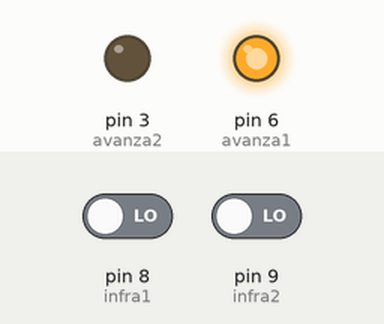
Bench run of a sketch on a simulated Arduino Uno, built with avr-gcc and run on an emulated ATmega328P. Parts: output pins drawn as LEDs (lit = HIGH). The test bench sets the inputs (shaded band); at power-on: pin 8 (infra1) LOW, pin 9 (infra2) LOW.

Above: at 1.2 s.
1.3 s: pin 8 (infra1) driven HIGH
At 1.7 s:
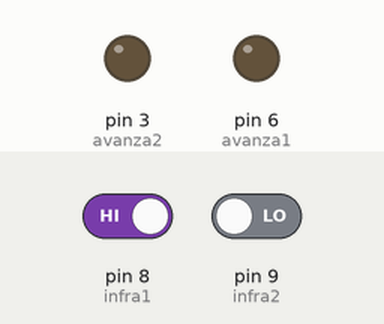
2.8 s: pin 8 (infra1) driven LOW
At 4.1 s:
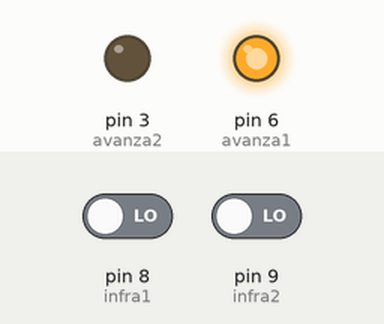
Timing chart, 0 to 5.8 s (numbered marks = the images above; inputs shaded):
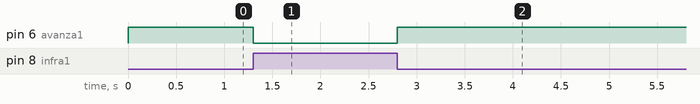

The sketch:

LabHunter.ino
```cpp
#include <StackArray.h>

/**
 * L: left
 * R: right
 * S: straight
 * B: return
 */
StackArray <char> movements;
const char LEFT = 'L';
const char STRAIGHT = 'S';
const char RIGHT = 'R';
const char RETURN = 'B';

int avanza1 = 6;
int avanza2 = 3;
int infra1 = 8;
int infra2 = 9;
int valorInfra = 1;


void setup() {
  pinMode(avanza1, OUTPUT);
  pinMode(avanza2, OUTPUT);
  pinMode(infra1, INPUT);
  pinMode(infra2, INPUT);
}

void loop() {

  if(existSavedRoad()){

    deleteSavedRoad();
  }else{
    //While we have not reached the goal
    while(!detectGoal()){

      while((!detectIntersection()) || (!detectEndOfRoad())){
        //Move the robot
        move();
      }

      if(detectIntersection()){

        //First Movement
        if(!movements.isEmpty()){
          if(existLeftRoad()){
            movements.push(LEFT);
            moveLeft();
          }else if(existStraightRoad()){
            movements.push(STRAIGHT);
            moveStraight();
          }else if(existRightRoad()){
            movements.push(RIGHT);
            moveRight();
          }else{
             Serial.print ("This Lab doesn't have solution.");
             break;
          }

        //Other Movement
        }else{
          /*
           * If the last movement is return, the robot needs to choose
           * a new way based on the movement before return
           */
          if(peek(movements) == RETURN){
            movements.pop();
            char lastMovement = movements.pop();

            /*
             * If the last movement was left, the robot has three options:
             * 1. Go Straight (Robot will turn to the left)
             * 2. Go to the right (Robot will continue Straight)
             * 3. Return (Robot will turn to the right=
             */
            if(lastMovement == LEFT){
              //Option 1
              if(existStraightRoad()){
                movements.push(STRAIGHT);
                //For the new perspective of the robot, it needs to move to the LEFT
                moveLeft();

              //Option 2
              }else if(existRightRoad()){
                movements.push(RIGHT);
                //For the new perspective of the robot, it needs to move to STRAIGHT
                moveStraight();

              //Option 3
              }else{
                movements.push(RETURN);
                turningAround();
              }

            /*
             * If the last movement was STRAIGHT, the robot has two options:
             * 1. Go to the RIGHT (Robot will turn to the LEFT)
             * 2. RETURN (Robot will continue in the same direcction)
             */
            }else if(lastMovement == STRAIGHT){
              //Option 1
              if(existRightRoad()){
                movements.push(RIGHT);
                //For the new perspective of the robot, it needs to move to the left
                moveLeft();

              //Option 2
              }else{
                movements.push(RETURN);
                //For the new perspective of the robot, it needs to move to the left
                moveLeft();
              }

            /*
             * If the lastMovement was RIGTH, the Robot only has one Opetion
             * 1. RETURN (The robot will tur to the left)
             */
            }else{
              movements.push(RETURN);
              turningAround();
            }

          /*
           * The Robot need exploring the Lab
           */
          }else{
            if(existLeftRoad()){
              movements.push(LEFT);
              moveLeft();
            }else if(existStraightRoad()){
              movements.push(STRAIGHT);
              moveStraight();
            }else if(existRightRoad()){
              movements.push(RIGHT);
              moveRight();

            //The robot need RETURN
            }else{
               movements.push(RETURN);
               turningAround();
            }
          }

        }

      }else if(detectEndOfRoad()){
        movements.push(RETURN);
        turningAround();
      }
    }

    setSavedRoad(movements);
  }
}

char peek(StackArray <char> stack){
  char lastValue = stack.pop();
  stack.push(lastValue);
  return lastValue;
}

void move(){
  if(valorInfra = '1'){
    valorInfra = digitalRead(infra1);
    valorInfra = !valorInfra;
    digitalWrite (avanza1, valorInfra);
  }

  if(valorInfra = '1'){
    valorInfra = digitalRead(infra2);

  }
}

//Rotate the robot 180º
void turningAround(){
 //Rotate the robot until it detects black line again
}

void moveLeft(){

}

void moveStraight(){

}

void moveRight(){

}

boolean existLeftRoad(){
  return false;
}

boolean existStraightRoad(){
  return false;
}

boolean existRightRoad(){
  return false;
}

boolean detectIntersection(){

}

boolean detectEndOfRoad(){
  return false;
}

boolean detectGoal(){
  return false;
}

boolean existSavedRoad(){
  return false;
}

void getSavedRoad(){

}

void deleteSavedRoad(){

}

void setSavedRoad(StackArray <char> stack){

}
```

Measured:
- after the input at 1.3 s, pin 6 (avanza1): HIGH → LOW at once
- after the input at 2.8 s, pin 6 (avanza1): LOW → HIGH at once
